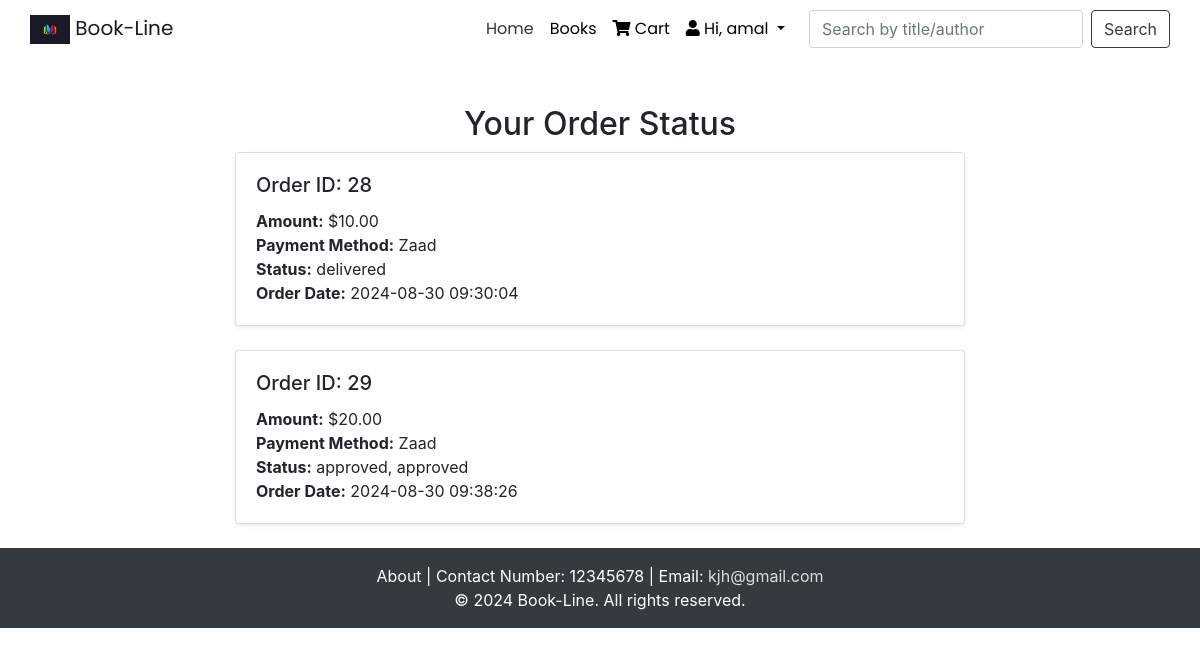
/order_status.php (signed in), run on the app's committed database.
### tables this page shows
CREATE TABLE `orders` (
  `id` int(11) NOT NULL,
  `name` varchar(255) NOT NULL,
  `region` varchar(255) NOT NULL,
  `phone` varchar(20) NOT NULL,
  `address` text NOT NULL,
  `payment_method` enum('Zaad','Edahab') NOT NULL,
  `amount` decimal(10,2) NOT NULL,
  `reference_number` varchar(255) NOT NULL,
  `user_id` int(11) DEFAULT NULL,
  `created_at` timestamp NOT NULL DEFAULT current_timestamp()
);

### order_status.php (the view, shortened to what this page needs)
<?php
include 'header.php';
include 'connection.php';
$user_id = $_SESSION['user_id'];
$sql = "SELECT orders.id AS order_id, orders.amount, orders.payment_method,
        GROUP_CONCAT(order_items.status SEPARATOR ', ') AS status, orders.created_at
        FROM orders
        JOIN order_items ON orders.id = order_items.order_id
        WHERE orders.user_id = ?
        GROUP BY orders.id";
$stmt = $conn->prepare($sql);
$stmt->bind_param("i", $user_id);
$stmt->execute();
$result = $stmt->get_result();
?>
<div class="container mt-5">
    <h2 class="text-center">Your Order Status</h2>
    <div class="row justify-content-center">
        <div class="col-md-8">
            <?php if ($result->num_rows > 0): ?>
                <?php while ($row = $result->fetch_assoc()): ?>
                    <div class="card mb-4 shadow-sm">
                        <div class="card-body">
                            <h5 class="card-title">Order ID: <?php echo htmlspecialchars($row['order_id']); ?></h5>
                            <p class="card-text">
                                <strong>Amount:</strong> $<?php echo htmlspecialchars($row['amount']); ?><br>
                                <strong>Payment Method:</strong> <?php echo htmlspecialchars($row['payment_method']); ?><br>
                                <strong>Status:</strong> <?php echo htmlspecialchars($row['status']); ?><br>
                                <strong>Order Date:</strong> <?php echo htmlspecialchars($row['created_at']); ?><br>
                            </p>
                        </div>
                    </div>
                <?php endwhile; ?>
            <?php else: ?>
                <div class="alert alert-info text-center" role="alert">
                    You have no orders.
                </div>
            <?php endif; ?>
        </div>
    </div>
</div>
<?php
include 'footer.php';
?>

### header.php (style rules this page uses)
body, .navbar-brand, .nav-link { font-family: 'Poppins', sans-serif; }

### data on the page
orders: id "28", amount "10.00", payment_method "Zaad", status "delivered", created_at "2024-08-30 09:30:04"
orders: id "29", amount "20.00", payment_method "Zaad", status "approved, approved", created_at "2024-08-30 09:38:26"

### other printed values
$_SESSION['username'] "amal"
